Frame 1 (no input): blank canvas, image omitted
Frame 60 (the mouse pressed at the canvas centre just before this capture): blank canvas, image omitted
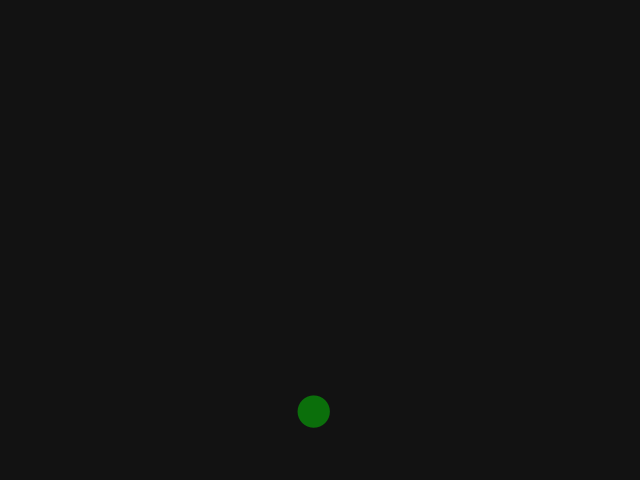
Frame 120 (the mouse held since frame 60 and released just before this capture)

The Processing sketch whose frames 1 and 60 were blank and that drew this single picture after the mouse press (run headless with seeded random() and noise(); from frame 60 on, the mouse is pressed at the canvas centre):

// Processing sketch: bubbles_30_03_22
// ── bubbles_30_03_22.pde
Bubble[] bubbles = new Bubble[100];

ArrayList<Bubble> al;

int totalBubbles = 0;
void setup(){
  size(640,480);
  al = new ArrayList();
  
  //for(int i=0;i<bubbles.length;i++){
  //  bubbles[i] = new Bubble(random(50));
  //}
}

void draw(){
  background(#121212);
  //for(int i=0;i<totalBubbles;i++){
  //  bubbles[i].display();
  //  bubbles[i].ascend();
  //  bubbles[i].top();
  //}
  
  for(int i=0;i<al.size();i++){
    al.get(i).display();
    al.get(i).ascend();
    al.get(i).top();
  }
}

void mousePressed(){
  if(totalBubbles < bubbles.length){
    al.add(new Bubble(mouseX,random(50)));
  }    
}

void keyPressed(){
  al.get(int(random(al.size()-1))).changeColor();
}

// ── Bubble.pde
class Bubble {
  float xSpeed;
  float ySpeed;
  float x;
  float y;
  float diameter;
  color col;
  
  Bubble(float diameter){
    this.diameter = diameter;
    x = random(width);
    y = height;
    col = color(0,255,0,100);
    noStroke();
  }
  
  Bubble(float x, float diameter){
    this.diameter = diameter;
    this.x = x;
    y = height;
    col = color(0,255,0,100);
    noStroke();
  }
  
  void display(){
    fill(col);
    ellipse(x,y,diameter,diameter);
  }
  
  void ascend(){
    y -= random(-1,4);
    x += random(-2,2);
  }
  
  void top(){
    if (y < -diameter/2)
      y = height + diameter;
    
  }
 
  void changeColor(){
     col = color(255);
  }
}
